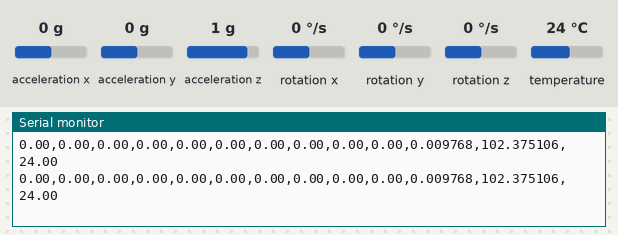
A sketch run on a simulated Arduino Leonardo, built with avr-gcc and run on an emulated ATmega32U4. Shown: the last lines printed to the serial monitor. The test bench sets the inputs (shaded band); at power-on: acceleration x 0 g, acceleration y 0 g, acceleration z 1 g, rotation x 0 °/s, rotation y 0 °/s, rotation z 0 °/s, temperature 24 °C.

Above: at 8.6 s.
8.7 s: acceleration x set to -1.4 g
At 9.2 s:
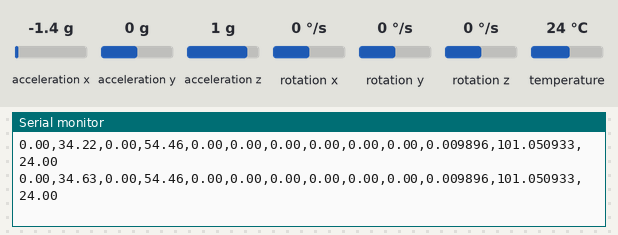
11.7 s: acceleration y set to -1.4 g
At 12.6 s:
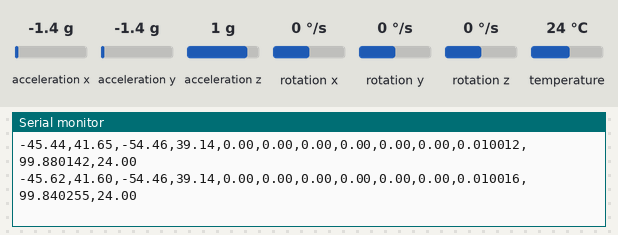
14.7 s: acceleration z set to -1.4 g
At 15.2 s:
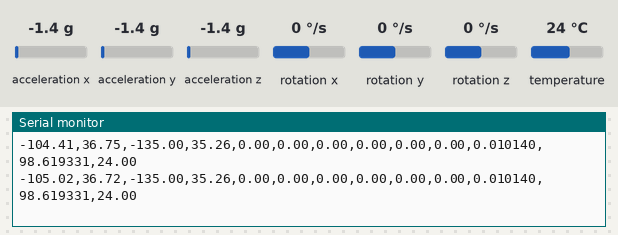
17.7 s: rotation x set to -100 °/s
At 18.2 s:
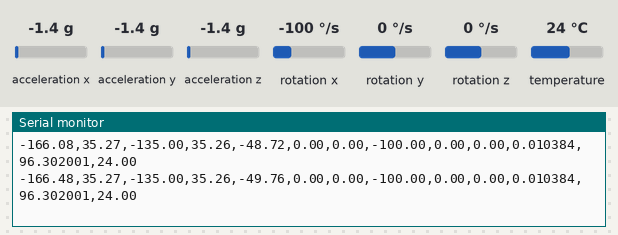
20.7 s: rotation y set to 100 °/s
At 21.4 s:
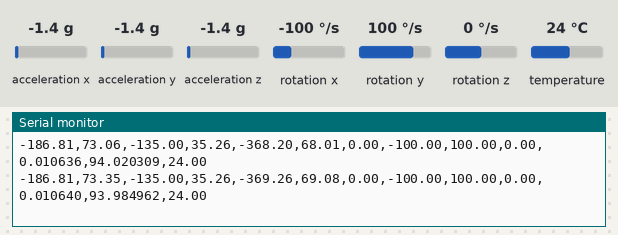
23.7 s: rotation z set to -100 °/s
At 24.7 s:
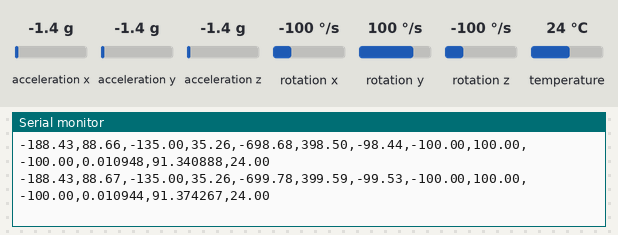
Timing chart, 0 to 26.7 s (numbered marks = the images above; inputs shaded):
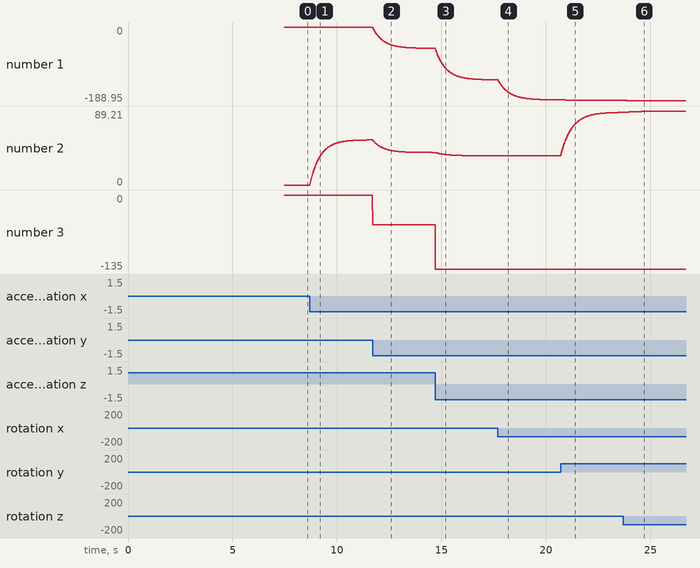

Measured:
- after the input at 8.7 s, the serial monitor: prints a new line at once (image 1)
- plotted number 2: 0 → 54.34 after the input at 8.7 s

The sketch:

IMU_ypr_code.ino
```cpp
// Basic demo for accelerometer readings from Adafruit MPU6050

#include <Adafruit_MPU6050.h>
#include <Adafruit_Sensor.h>
#include <Wire.h>

Adafruit_MPU6050 mpu;

void setup(void) {
  Serial.begin(115200);
  while (!Serial)
    delay(10); // will pause Zero, Leonardo, etc until serial console opens

  Serial.println("Adafruit MPU6050 test!");

  // Try to initialize!
  if (!mpu.begin()) {           // "!"" is a logical NOT operator
    Serial.println("Failed to find MPU6050 chip");
    while (1) {
      delay(10);
    }
  }
  Serial.println("MPU6050 Found!");

  mpu.setAccelerometerRange(MPU6050_RANGE_2_G);
  Serial.print("Accelerometer range set to: ");
  switch (mpu.getAccelerometerRange()) {
  case MPU6050_RANGE_2_G:
    Serial.println("+-2G");
    break;
  case MPU6050_RANGE_4_G:
    Serial.println("+-4G");
    break;
  case MPU6050_RANGE_8_G:
    Serial.println("+-8G");
    break;
  case MPU6050_RANGE_16_G:
    Serial.println("+-16G");
    break;
  }
  mpu.setGyroRange(MPU6050_RANGE_500_DEG);
  Serial.print("Gyro range set to: ");
  switch (mpu.getGyroRange()) {
  case MPU6050_RANGE_250_DEG:
    Serial.println("+- 250 deg/s");
    break;
  case MPU6050_RANGE_500_DEG:
    Serial.println("+- 500 deg/s");
    break;
  case MPU6050_RANGE_1000_DEG:
    Serial.println("+- 1000 deg/s");
    break;
  case MPU6050_RANGE_2000_DEG:
    Serial.println("+- 2000 deg/s");
    break;
  }

  mpu.setFilterBandwidth(MPU6050_BAND_44_HZ);
  Serial.print("Filter bandwidth set to: ");
  switch (mpu.getFilterBandwidth()) {
  case MPU6050_BAND_260_HZ:
    Serial.println("260 Hz");
    break;
  case MPU6050_BAND_184_HZ:
    Serial.println("184 Hz");
    break;
  case MPU6050_BAND_94_HZ:
    Serial.println("94 Hz");
    break;
  case MPU6050_BAND_44_HZ:
    Serial.println("44 Hz");
    break;
  case MPU6050_BAND_21_HZ:
    Serial.println("21 Hz");
    break;
  case MPU6050_BAND_10_HZ:
    Serial.println("10 Hz");
    break;
  case MPU6050_BAND_5_HZ:
    Serial.println("5 Hz");
    break;
  }

  configuration();
  Serial.println("");
  delay(100);
}

float Gx_bias = 0;
float Gy_bias = 0;
float Gz_bias = 0;

void configuration() {
  Serial.println("Beginning Calibration, DO NOT MOVE IMU");
  delay(3000);
  for (int i=0; i<1000; i++) {
    sensors_event_t a,g,temp;
    mpu.getEvent(&a,&g,&temp);

    Gx_bias += degrees(g.gyro.x);
    Gy_bias += degrees(g.gyro.y);
    Gz_bias += degrees(g.gyro.z);
    delay(2);
  }

  Gx_bias = Gx_bias/1000;
  Gy_bias = Gy_bias/1000;
  Gz_bias = Gz_bias/1000;
  Serial.println("Calibration Complete!");
  //delay(1000);

}

float roll_filter = 0;
float pitch_filter = 0;
float rollG_deg = 0;
float pitchG_deg = 0;                 float yawG_deg = 0;
unsigned long lastTime = 0;
bool filterInitialized = false;

void loop() {
  /* Get new sensor events with the readings */
  sensors_event_t a, g, temp;
  mpu.getEvent(&a, &g, &temp);

  // Modifying angular velocity to be deg/s
  float Gx_deg = g.gyro.x * 180 / PI;
  float Gy_deg = degrees(g.gyro.y);
  float Gz_deg = degrees(g.gyro.z);  //This is the yaw rate


  Gx_deg = Gx_deg - Gx_bias;
  Gy_deg = Gy_deg - Gy_bias;
  Gz_deg = Gz_deg - Gz_bias;

  // Adding Roll and Pitch from Accel
  float Ax = a.acceleration.x;
  float Ay = a.acceleration.y;
  float Az = a.acceleration.z;
  float rollA  = atan2(Ay,Az);
  float pitchA = atan2(-Ax, sqrt(Ay*Ay + Az*Az));
  float rollA_deg = degrees(rollA);
  float pitchA_deg = degrees(pitchA);

  // Initialize Filter
  if (filterInitialized == false)
  {
    roll_filter = rollA_deg;
    pitch_filter = pitchA_deg;
    rollG_deg = rollA_deg;
    pitchG_deg = pitchA_deg;

    yawG_deg = 0;               //Assuming 0 since we can't measure

    lastTime = micros();
    filterInitialized = true;
    return;                             //Initialize everything, grab the current time, and exit the loop to start it again.
  }

  //Arduino Timer
  unsigned long currentTime = micros();
  float dt = (currentTime - lastTime) / 1000000.0;
  lastTime = currentTime;
  float Hertz = 1/dt;           // Sample Rate


  // Adding Roll, Pitch, and Yaw from Gyro
  rollG_deg += Gx_deg*dt;
  pitchG_deg += Gy_deg*dt;
  yawG_deg += Gz_deg*dt;


  // Adding Complementary Filter
  float rollprediction = roll_filter + Gx_deg*dt;
  float pitchprediction = pitch_filter + Gy_deg*dt;
   roll_filter = 0.98*rollprediction + 0.02*rollA_deg;
   pitch_filter = 0.98*pitchprediction + 0.02*pitchA_deg;

  Serial.print(roll_filter);          //ALL POSITION VALUES IN DEGREES
  Serial.print(",");
  Serial.print(pitch_filter);
  Serial.print(",");
  Serial.print(rollA_deg);
  Serial.print(",");
  Serial.print(pitchA_deg);
  Serial.print(",");
  Serial.print(rollG_deg);
  Serial.print(",");
  Serial.print(pitchG_deg);
  Serial.print(",");
  Serial.print(yawG_deg);
  Serial.print(",");
  Serial.print(Gx_deg);
  Serial.print(",");
  Serial.print(Gy_deg);
  Serial.print(",");
  Serial.print(Gz_deg);
  Serial.print(",");
  Serial.print(dt,6);                   // IN SEC
  Serial.print(",");
  Serial.print(Hertz,6);                // IN SEC^-1
  Serial.print(",");
  Serial.println(temp.temperature);     // IN DEG CELSIUS


  //delay(500);
}
```
